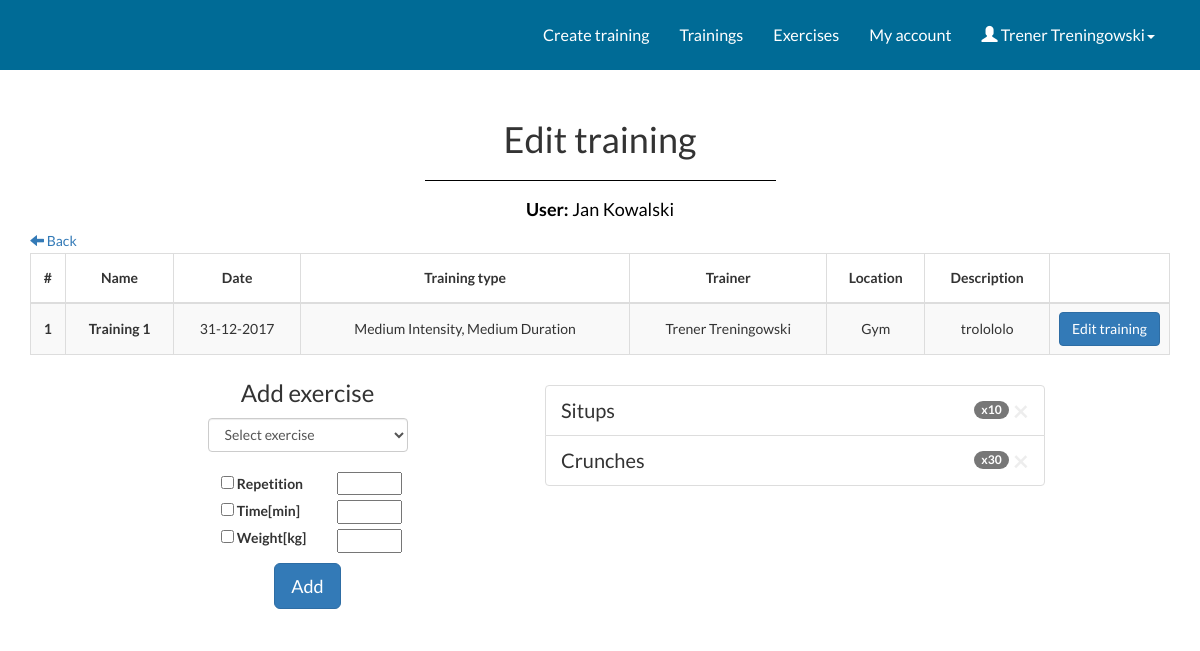
Page /edit_training_user.php?id_session=1&nr=1&id_user=1 (signed in) on the committed database.
### tables this page shows
CREATE TABLE Users
(
ID INTEGER NOT NULL AUTO_INCREMENT,
Name VARCHAR(20) NOT NULL,
Surname VARCHAR(50) NOT NULL,
Login VARCHAR(30) NOT NULL,
Password VARCHAR(30) NOT NULL,
User_type INTEGER,
Gender INTEGER NOT NULL,
Phone_number VARCHAR(15),
Email VARCHAR(50),
Height INTEGER,
Weight INTEGER,
CONSTRAINT Users_PK PRIMARY KEY (ID),
CONSTRAINT Users_Login_U UNIQUE (Login),
CONSTRAINT Users_Email_U UNIQUE (Email)
)DEFAULT CHARSET=utf8 COLLATE=utf8_polish_ci;

CREATE TABLE Training_session
(
ID INTEGER NOT NULL AUTO_INCREMENT,
Name VARCHAR(30),
ID_User INTEGER,
Training_date Date,
ID_Training_type INTEGER,
ID_Trainer INTEGER,
Location VARCHAR(40),
Description VARCHAR(200),
CONSTRAINT Training_session_PK PRIMARY KEY (ID),
CONSTRAINT Training_session_ID_User_FK FOREIGN KEY	(ID_User) REFERENCES Users (ID),
CONSTRAINT Training_session_ID_Training_type_FK FOREIGN KEY (ID_Training_type) REFERENCES Training_types (ID),
CONSTRAINT Training_session_ID_Trainer_FK FOREIGN KEY (ID_Trainer) REFERENCES Users (ID)
)DEFAULT CHARSET=utf8 COLLATE=utf8_polish_ci;

CREATE TABLE Training_types
(
ID INTEGER NOT NULL AUTO_INCREMENT,
Name VARCHAR(50) NOT NULL,
CONSTRAINT Training_types_PK PRIMARY KEY (ID),
CONSTRAINT Training_types_Name_U UNIQUE (Name)
);

CREATE TABLE Series
(
ID INTEGER NOT NULL AUTO_INCREMENT,
ID_Exercise INTEGER,
Repetition INTEGER,
Duration FLOAT(4),
Series_load FLOAT(4),
CONSTRAINT Series_PK PRIMARY KEY (ID),
CONSTRAINT Series_ID_Exercise_FK FOREIGN KEY (ID_Exercise) REFERENCES Exercises(ID)
);

CREATE TABLE Exercises
(
ID INTEGER NOT NULL AUTO_INCREMENT,
Name VARCHAR(20),
ID_Exercise_type INTEGER,
Calories_burning_rate INTEGER,
Equipment VARCHAR(100),
Permanent INTEGER,
ID_User INTEGER,
CONSTRAINT Exercises_PK PRIMARY KEY(ID),
CONSTRAINT Exercises_Name_User_ID_U UNIQUE (Name, ID_User),
CONSTRAINT EXercises_ID_Exercise_type FOREIGN KEY (ID_Exercise_type) REFERENCES Exercise_types(ID),
CONSTRAINT Exercises_ID_User FOREIGN KEY (ID_User) REFERENCES Users(ID)
);

### edit_training_user.php (the view, shortened to what this page needs)
<?php
$id_user = $_GET['id_user'];
require_once "connect.php";
try
{
	$connection = new mysqli($host, $db_user, $db_password, $db_name);
	if ($connection->connect_errno!=0)
	{
		throw new Exception(mysqli_connect_errno());
	}
	else
	{
		$result = $connection->query("SELECT * FROM Users WHERE ID = '$id_user'");
		$row = $result->fetch_assoc();
		$name = $row['Name'];
		$surname = $row['Surname'];
	}
}
catch(Exception $e)
{
	echo '<span style="color:red;">Server error</span>';
	echo '<br />Information for developers: '.$e;
}
$nr = $_GET['nr'];
$id_session = $_GET['id_session'];
?>
<!DOCTYPE html>
<html lang="en">
<head>
	<link rel="stylesheet" href="https://maxcdn.bootstrapcdn.com/bootstrap/3.3.7/css/bootstrap.min.css">
 	<link rel="stylesheet" type="text/css" href="main.css">
</head>
<body>
 <?php include 'topbar.php';?>
<div class="panel-heading">
    <div class="panel-title text-center">
    	<h1 class="title">Edit training</h1>
    	<?php
      	echo "<h4 class=\"title\" style = \"color:black;\"><strong>User: </strong>".$name." ".$surname. "</h4>";
      ?>
    </div>
</div>
<div class="container border">
	<a <?php echo "href=\"user_trainings.php?id_user=".$id_user."\"" ?> id="back-button"><span class="glyphicon glyphicon-arrow-left" aria-hidden="true"></span> Back</a>
<table class="table table-striped table-bordered table-responsive" style="margin-bottom: 0; margin-top: 2px;">
  <thead>
    <tr>
      <th style="vertical-align: middle;">#</th>
      <th style="vertical-align: middle;">Name</th>
      <th style="vertical-align: middle;">Date</th>
      <th style="vertical-align: middle;">Training type</th>
      <th style="vertical-align: middle;">Trainer</th>
      <th style="vertical-align: middle;">Location</th>
      <th style="vertical-align: middle;">Description</th>
      <th style="vertical-align: middle; width: 120px;"></th>
    </tr>
  </thead>
  <tbody>
<?php
try
{
	$connection = new mysqli($host, $db_user, $db_password, $db_name);
	if ($connection->connect_errno!=0)
	{
		throw new Exception(mysqli_connect_errno());
	}
	else
	{
		$result = $connection->query("SELECT s.ID, s.Name, s.Training_date, t.Name AS Type, u.Name AS trainer_name, u.Surname AS trainer_surname, s.Location, s.Description FROM Training_session s LEFT OUTER JOIN Training_types t ON s.ID_Training_type = t.ID LEFT OUTER JOIN Users u on s.ID_Trainer = u.ID WHERE s.ID = '$id_session'");
		while ($row = $result -> fetch_assoc())
		{
			$name = $row['Name'];
			$date = $row['Training_date'];
			$type = $row['Type'];
			$trainer_name = $row['trainer_name'];
			$trainer_surname = $row['trainer_surname'];
			$location = $row['Location'];
			$description = $row['Description'];
			$day = substr($date, 8, 2);
			$month = substr($date, 5, 2);
			$year = substr($date, 0, 4);
			echo "<tr style = \"vertical-align: middle;\">
			      <th style=\"vertical-align:middle;\" scope=\"row\">".$nr."</th>
			      <td style=\"vertical-align:middle;\"><strong>".$name."</strong></td>
			      <td style=\"vertical-align:middle;\">".$day."-".$month."-".$year."</td>
			      <td style=\"vertical-align:middle;\">".$type."</td>
			      <td style=\"vertical-align:middle;\">".$trainer_name. " " .$trainer_surname."</td>
			      <td style=\"vertical-align:middle;\">".$location."</td>
			      <td style=\"vertical-align:middle;\">".$description."</td>
			      <td style=\"vertical-align:middle;\"> <a href=\"edit_training_data.php?nr=".$nr."&id_session=".$id_session."&id_user=".$id_user."\" class = \"btn btn-primary\">Edit training</a> </td>";
		}
	}
}
catch(Exception $e)
{
	echo '<span style="color:red;">Server error</span>';
	echo '<br />Information for developers: '.$e;
}
?>
</tbody>
</table>
<div class="row justify-content-md-center" id="edit-field">
<div class="col-sm-1"></div>
	<div class="col-sm-4 " align="center">
		<div class="panel-heading">
			<div class="panel-title text-center">
			    <h3 style="margin-top: 0">Add exercise</h3>
			</div>
		</div>
		<form class="form-horizontal justify-content-md-center" method="post" action="">
			<select name="exercise" class="form-control" id="select-exercise" >
				<option disabled selected value> Select exercise</option>
				<?php
					try
					{
						$connection = new mysqli($host, $db_user, $db_password, $db_name);
						if ($connection->connect_errno!=0)
						{
							throw new Exception(mysqli_connect_errno());
						}
						else
						{
							$result = $connection->query("SELECT ID, Name, Permanent, ID_User FROM Exercises ORDER BY Name");
						}
					}
					catch(Exception $e)
					{
						echo '<span style="color:red;">Server error</span>';
						echo '<br />Information for developers: '.$e;
					}
				?>
			</select>
			<br/>
			<div class="form-group">
				<div class= "column_center">
					<input type="checkbox" name="repetition_ch" value="repetition" id="repetition">
					<label for="repetition">Repetition</label><br>
					<input type="checkbox" name="time_ch" value="time" id="time">
					<label for="time">Time[min]</label><br>
					<input type="checkbox" name="load_ch" value="load" id="load">
					<label for="load">Weight[kg]</label>
				</div>
				<div class="column_center">
					<input size = "100" class="exercise-details" id="1" type="number" name="repetition" min = "1" max="500" /><br>
					<input type="number" class="exercise-details" step="any" min="0" max = "360"  name="time"/><br>
					<input type="number" class="exercise-details" name="load" step="any" value = "load" min="0" max = "300" /><br>
				</div>
				<div style="text-align: center;">
					<button style="margin-top: 5px; text-align: center;margin-left: auto;margin-right: auto;" type="submit button" name="submitbutton" class="btn btn-primary btn-lg ">Add</button>
				</div>
			</div>
		</form>
	</div>
	<div class="col-sm-6" align="center">
		<ul class="list-group">
		<?php
			require_once "connect.php";
			try
			{
				$connection = new mysqli($host, $db_user, $db_password, $db_name);
				if ($connection->connect_errno!=0)
				{
					throw new Exception(mysqli_connect_errno());
				}
				else
				{
					$result = $connection->query("SELECT s.ID, e.Name, s.Repetition, s.Duration, s.Series_load FROM Series s INNER JOIN Exercises e ON s.ID_Exercise = e.ID INNER JOIN Training_session_Series tss ON s.ID = tss.ID_Series INNER JOIN Training_session ts ON ts.ID = tss.ID_Training_session WHERE ts.ID = '$id_session'");
				}
				while ($row = $result -> fetch_assoc())
				{
					$id_series = $row['ID'];
					$name = $row['Name'];
					$repetition = $row['Repetition'];
					echo "<li class=\"list-group-item li-training justify-content-between\" style = \"text-align:left;\"> <a style=\"margin-left:4px;\" href = \"delete_exercise_from_training.php?id_session=".$id_session."&id_series=".$id_series."&nr=".$nr."\" class=\"close\"> &times;</a>".$name;
							if($repetition != NULL)
							{
								echo "<span class=\"badge badge-default badge-pill badge-edit\">x".$repetition."</span>";
							}
							echo "</li>";
				}
			}
			catch(Exception $e)
			{
				echo '<span style="color:red;">Server error</span>';
				echo '<br />Information for developers: '.$e;
			}
		?>
		</ul>
	</div>
	<div class="col-sm-1"></div>
</div>
</div>
</body>
</html>

### main.css (style rules this page uses)
html, body { font-family: 'Lato', serif; background-color: #fff; }
.form-group { margin-bottom: 15px; }
label { margin-bottom: 5px; }
input, input::-webkit-input-placeholder { font-size: 11px; padding-top: 3px; }
h4 { color: green; text-align: center; }
.close { color: #aaaaaa; float: right; font-size: 28px; font-weight: bold; }
tr { height: 50px; }
th { text-align: center; margin-top: auto; margin-bottom: auto; vertical-align: middle; }
td { text-align: center; vertical-align: middle; margin-top: auto; margin-bottom: auto; }
.column_center { display: inline-block; vertical-align: top; text-align: left; padding-left: 18px; padding-right: 10px; }
#edit-field { margin-top:15px; }
#select-exercise { width: 200px; }
.list-group { max-width: 500px; min-width: 300px; margin-top: 15px; }
.exercise-details { margin-bottom: 5px; width: 65px; }
.badge-edit { margin-top: 5px; }
.li-training { font-size: 20px; }
#back-button { font-size: 14px; text-align: left; margin-bottom: 50px; }
.panel-heading { padding-bottom: 0; }

### rows in the picture
users: Name "Jan", Surname "Kowalski"
training_session: Name "Training 1", Training_date "31", Training_date "12", Training_date "2017", ID_Training_type.Name "Medium Intensity, Medium Duration", ID_Trainer.Name "Trener", ID_Trainer.Surname "Treningowski", Location "Gym", Description "trolololo"
series: ID_Exercise.Name "Situps", Repetition "10"
series: ID_Exercise.Name "Crunches", Repetition "30"

### other values in the picture
$_SESSION["name"] "Trener"
$_SESSION["surname"] "Treningowski"
